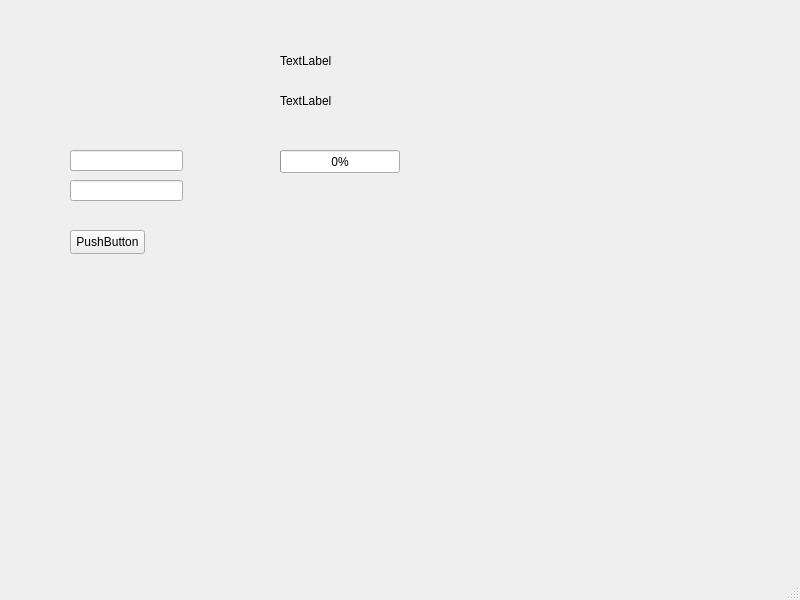
<?xml version="1.0" encoding="UTF-8"?>
<ui version="4.0">
 <class>MainWindow</class>
 <widget class="QMainWindow" name="MainWindow">
  <property name="geometry">
   <rect>
    <x>0</x>
    <y>0</y>
    <width>800</width>
    <height>600</height>
   </rect>
  </property>
  <property name="windowTitle">
   <string>MainWindow</string>
  </property>
  <widget class="QWidget" name="centralwidget">
   <widget class="QPushButton" name="myButton">
    <property name="geometry">
     <rect>
      <x>70</x>
      <y>230</y>
      <width>75</width>
      <height>24</height>
     </rect>
    </property>
    <property name="text">
     <string>PushButton</string>
    </property>
   </widget>
   <widget class="MyPasswordLineEdit" name="lineEdit">
    <property name="geometry">
     <rect>
      <x>70</x>
      <y>180</y>
      <width>113</width>
      <height>21</height>
     </rect>
    </property>
   </widget>
   <widget class="MyPasswordLineEdit" name="lineEdit_2">
    <property name="geometry">
     <rect>
      <x>70</x>
      <y>150</y>
      <width>113</width>
      <height>21</height>
     </rect>
    </property>
   </widget>
   <widget class="QLabel" name="label">
    <property name="geometry">
     <rect>
      <x>280</x>
      <y>40</y>
      <width>301</width>
      <height>41</height>
     </rect>
    </property>
    <property name="text">
     <string>TextLabel</string>
    </property>
   </widget>
   <widget class="QLabel" name="label_2">
    <property name="geometry">
     <rect>
      <x>280</x>
      <y>80</y>
      <width>301</width>
      <height>41</height>
     </rect>
    </property>
    <property name="text">
     <string>TextLabel</string>
    </property>
   </widget>
   <widget class="QProgressBar" name="progressBar">
    <property name="geometry">
     <rect>
      <x>280</x>
      <y>150</y>
      <width>120</width>
      <height>23</height>
     </rect>
    </property>
    <property name="value">
     <number>0</number>
    </property>
   </widget>
  </widget>
  <widget class="QMenuBar" name="menubar">
   <property name="geometry">
    <rect>
     <x>0</x>
     <y>0</y>
     <width>800</width>
     <height>26</height>
    </rect>
   </property>
  </widget>
  <widget class="QStatusBar" name="statusbar"/>
 </widget>
 <customwidgets>
  <customwidget>
   <class>MyPasswordLineEdit</class>
   <extends>QLineEdit</extends>
   <header location="global">mypasswordlineedit.h</header>
  </customwidget>
 </customwidgets>
 <resources/>
 <connections/>
</ui>
